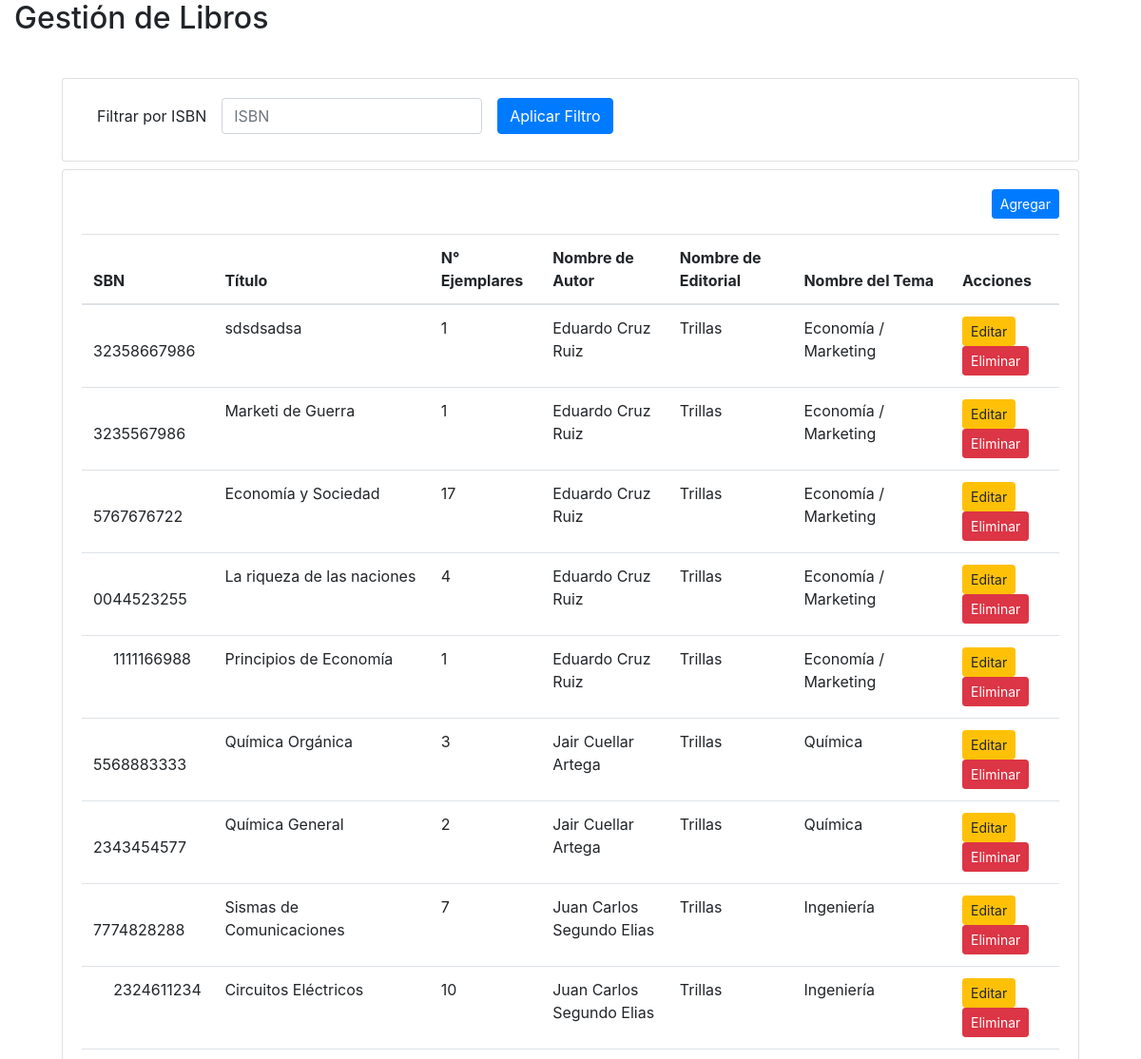
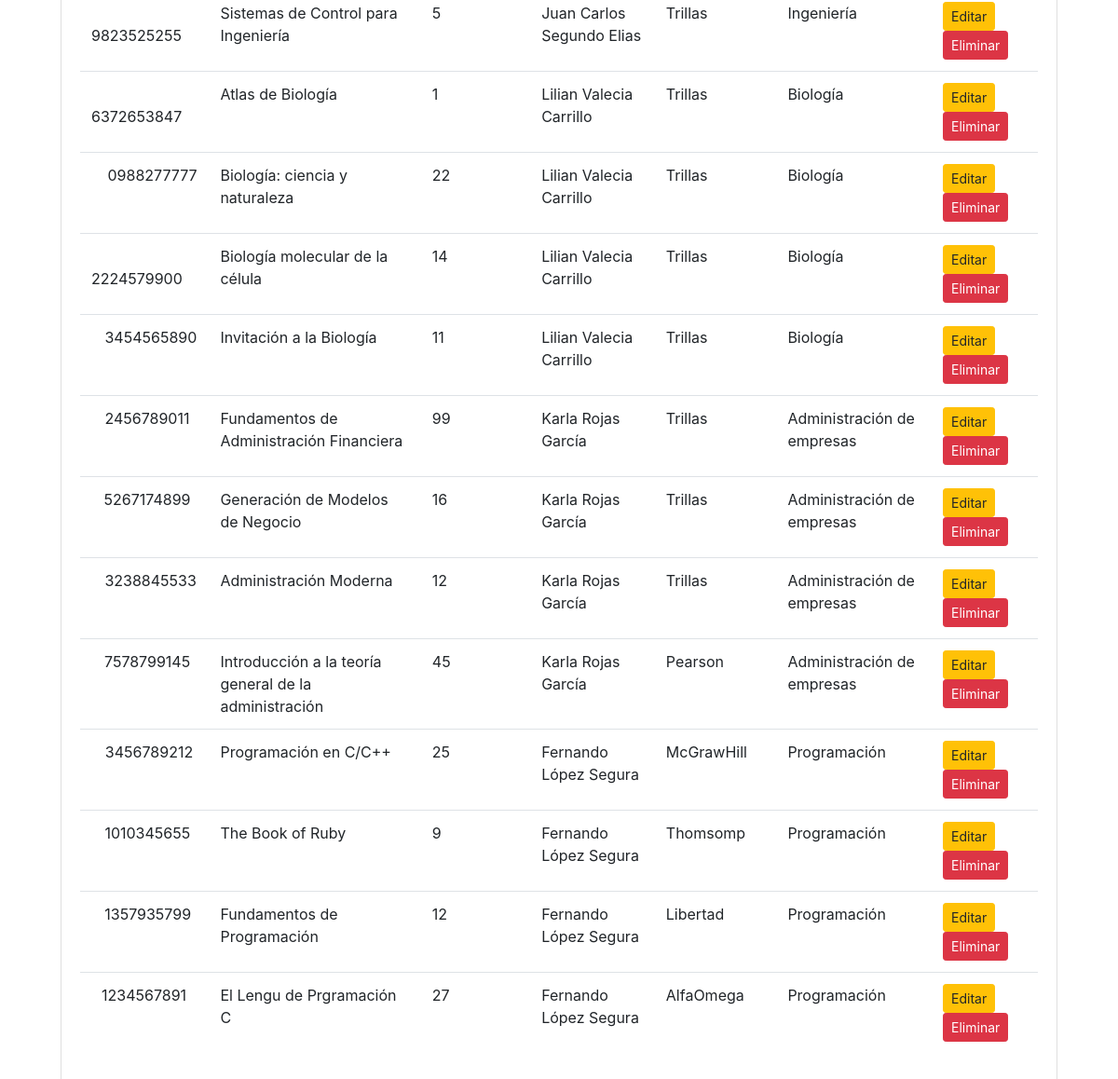
The page / on the database its author committed (2 pictures, top to bottom).
### tables this page shows
CREATE TABLE Libro
(
	idLibro          INT         NOT NULL AUTO_INCREMENT,
	ISBN             VARCHAR(20) NOT NULL UNIQUE,
	Titulo           VARCHAR(65) NOT NULL,
	NumeroEjemplares TINYINT     NOT NULL,
	idAutor          INT         NOT NULL,
	idEditorial      INT         NOT NULL,
	idTema           INT         NOT NULL,
	PRIMARY KEY (idLibro),
	FOREIGN KEY (idAutor) REFERENCES Autor (idAutor) ON DELETE CASCADE ON UPDATE CASCADE,
	FOREIGN KEY (idEditorial) REFERENCES Editorial (idEditorial) ON DELETE CASCADE ON UPDATE CASCADE,
	FOREIGN KEY (idTema) REFERENCES Tema (idTema) ON DELETE CASCADE ON UPDATE CASCADE
);

CREATE TABLE Autor
(
	idAutor     INT         NOT NULL AUTO_INCREMENT,
	NombreAutor VARCHAR(60) NOT NULL,
	PRIMARY KEY (idAutor)
);

CREATE TABLE Editorial
(
	idEditorial     INT          NOT NULL AUTO_INCREMENT,
	NombreEditorial VARCHAR(30)  NOT NULL,
	Direccion       VARCHAR(100) NOT NULL,
	Telefono        VARCHAR(15)  NOT NULL,
	PRIMARY KEY (idEditorial)
);

CREATE TABLE Tema
(
	idTema     INT         NOT NULL AUTO_INCREMENT,
	NombreTema VARCHAR(30) NOT NULL,
	PRIMARY KEY (idTema)
);

### application/controllers/Books.php (called while the page is built, shortened)
<?php
class Books extends CI_Controller
{
	public function __construct()
	{
		$this->load->model('book_model');
		$this->load->model('autor_model');
		$this->load->model('editorial_model');
		$this->load->model('tema_model');
		$this->load->model('actualizaciones_libro_model');
		$this->load->helper('url_helper');
	}
	public function index()
	{
		$q = $this->input->get('search');
		$data['books'] = $this->book_model->getAllBooks($q);
		$this->load->view('books/index', $data);
	}
}

### index.php (called while the page is built, shortened)
<?php
require_once BASEPATH.'core/CodeIgniter.php';

### application/models/Book_model.php (called while the page is built, shortened)
<?php
class Book_model extends CI_Model
{
	public function getAllBooks($q)
	{
		$this->db->select("idLibro, ISBN, Titulo, NumeroEjemplares, A.NombreAutor, E.NombreEditorial, T.NombreTema")
			->from("Libro")
			->join('Autor A ', 'A.idAutor = Libro.idAutor')
			->join('Editorial E ', 'E.idEditorial = Libro.idEditorial')
			->join('Tema T ', 'T.idTema = Libro.idTema')
			->like('ISBN', $q)
			->order_by('Libro.idLibro', 'desc');
		$query = $this->db->get();
		return $query->result();
	}
}

### application/views/books/index.php (the view, shortened to what this page needs)
<!doctype html>
<html lang="es">
<head>
	<link rel="stylesheet" href="https://cdn.jsdelivr.net/npm/bootstrap@4.6.1/dist/css/bootstrap.min.css"
>
</head>
<body>
<main>
	<div class="container-fluid">
		<header class="row mb-3">
			<div class="col-12">
				<h2>Gestión de Libros</h2>
			</div>
		</header>
		<div class="col-12">
			<div class="card-body">
				<div class="col-12 mb-3">
					<div class="card mb-2">
						<div class="card-body">
							<form class="form-inline" id="aplicarFiltro">
								<div class="form-group mx-sm-3 mb-2">
									<label for="search" class="mr-3">Filtrar por ISBN</label>
									<input type="text" class="form-control" id="search" name="search"
										   placeholder="ISBN">
								</div>
								<button type="submit" class="btn btn-primary mb-2">Aplicar Filtro</button>
							</form>
						</div>
					</div>
					<div class="card">
						<div class="card-body">
							<button class="btn btn-primary btn-sm mb-3 float-right " id="agregarLibro" type="button">
								Agregar
							</button>
							<div class="table-responsive">
								<table class="table table-hover">
									<thead>
									<tr>
										<th scope="col">SBN</th>
										<th scope="col">Título</th>
										<th scope="col">N° Ejemplares</th>
										<th scope="col">Nombre de Autor</th>
										<th scope="col">Nombre de Editorial</th>
										<th scope="col">Nombre del Tema</th>
										<th scope="col">Acciones</th>
									</tr>
									</thead>
									<tbody>
									<?php foreach ($books as $book) { ?>
										<tr>
											<td><span class="invisible"><?= $book->idLibro ?></span> <?= $book->ISBN ?>
											</td>
											<td><?= $book->Titulo ?></td>
											<td><?= $book->NumeroEjemplares ?></td>
											<td><?= $book->NombreAutor ?></td>
											<td><?= $book->NombreEditorial ?></td>
											<td><?= $book->NombreTema ?></td>
											<td>
												<button class="btn btn-warning btn-sm editar-libro" type="button">Editar
												</button>
												<button class="btn btn-danger btn-sm eliminar-libro" type="button">
													Eliminar
												</button>
											</td>
										</tr>
									<?php } ?>
									</tbody>
								</table>
							</div>
						</div>
					</div>
				</div>
			</div>
		</div>
	</div>
</main>
</body>
</html>

### rows shown on the page
libro: ISBN "32358667986", Titulo "sdsdsadsa", NumeroEjemplares "1", idAutor.NombreAutor "Eduardo Cruz Ruiz", idEditorial.NombreEditorial "Trillas", idTema.NombreTema "Economía / Marketing"
libro: ISBN "3235567986", Titulo "Marketi de Guerra", NumeroEjemplares "1", idAutor.NombreAutor "Eduardo Cruz Ruiz", idEditorial.NombreEditorial "Trillas", idTema.NombreTema "Economía / Marketing"
libro: ISBN "5767676722", Titulo "Economía y Sociedad", NumeroEjemplares "17", idAutor.NombreAutor "Eduardo Cruz Ruiz", idEditorial.NombreEditorial "Trillas", idTema.NombreTema "Economía / Marketing"
libro: ISBN "0044523255", Titulo "La riqueza de las naciones", NumeroEjemplares "4", idAutor.NombreAutor "Eduardo Cruz Ruiz", idEditorial.NombreEditorial "Trillas", idTema.NombreTema "Economía / Marketing"
libro: ISBN "1111166988", Titulo "Principios de Economía", NumeroEjemplares "1", idAutor.NombreAutor "Eduardo Cruz Ruiz", idEditorial.NombreEditorial "Trillas", idTema.NombreTema "Economía / Marketing"
libro: ISBN "5568883333", Titulo "Química Orgánica", NumeroEjemplares "3", idAutor.NombreAutor "Jair Cuellar Artega", idEditorial.NombreEditorial "Trillas", idTema.NombreTema "Química"
libro: ISBN "2343454577", Titulo "Química General", NumeroEjemplares "2", idAutor.NombreAutor "Jair Cuellar Artega", idEditorial.NombreEditorial "Trillas", idTema.NombreTema "Química"
libro: ISBN "7774828288", Titulo "Sismas de Comunicaciones", NumeroEjemplares "7", idAutor.NombreAutor "Juan Carlos Segundo Elias", idEditorial.NombreEditorial "Trillas", idTema.NombreTema "Ingeniería"
libro: ISBN "2324611234", Titulo "Circuitos Eléctricos", NumeroEjemplares "10", idAutor.NombreAutor "Juan Carlos Segundo Elias", idEditorial.NombreEditorial "Trillas", idTema.NombreTema "Ingeniería"
libro: ISBN "9823525255", Titulo "Sistemas de Control para Ingeniería", NumeroEjemplares "5", idAutor.NombreAutor "Juan Carlos Segundo Elias", idEditorial.NombreEditorial "Trillas", idTema.NombreTema "Ingeniería"
libro: ISBN "6372653847", Titulo "Atlas de Biología", NumeroEjemplares "1", idAutor.NombreAutor "Lilian Valecia Carrillo", idEditorial.NombreEditorial "Trillas", idTema.NombreTema "Biología"
libro: ISBN "0988277777", Titulo "Biología: ciencia y naturaleza", NumeroEjemplares "22", idAutor.NombreAutor "Lilian Valecia Carrillo", idEditorial.NombreEditorial "Trillas", idTema.NombreTema "Biología"
libro: ISBN "2224579900", Titulo "Biología molecular de la célula", NumeroEjemplares "14", idAutor.NombreAutor "Lilian Valecia Carrillo", idEditorial.NombreEditorial "Trillas", idTema.NombreTema "Biología"
libro: ISBN "3454565890", Titulo "Invitación a la Biología", NumeroEjemplares "11", idAutor.NombreAutor "Lilian Valecia Carrillo", idEditorial.NombreEditorial "Trillas", idTema.NombreTema "Biología"
libro: ISBN "2456789011", Titulo "Fundamentos de Administración Financiera", NumeroEjemplares "99", idAutor.NombreAutor "Karla Rojas García", idEditorial.NombreEditorial "Trillas", idTema.NombreTema "Administración de empresas"
libro: ISBN "5267174899", Titulo "Generación de Modelos de Negocio", NumeroEjemplares "16", idAutor.NombreAutor "Karla Rojas García", idEditorial.NombreEditorial "Trillas", idTema.NombreTema "Administración de empresas"
libro: ISBN "3238845533", Titulo "Administración Moderna", NumeroEjemplares "12", idAutor.NombreAutor "Karla Rojas García", idEditorial.NombreEditorial "Trillas", idTema.NombreTema "Administración de empresas"
libro: ISBN "7578799145", Titulo "Introducción a la teoría general de la administración", NumeroEjemplares "45", idAutor.NombreAutor "Karla Rojas García", idEditorial.NombreEditorial "Pearson", idTema.NombreTema "Administración de empresas"
libro: ISBN "3456789212", Titulo "Programación en C/C++", NumeroEjemplares "25", idAutor.NombreAutor "Fernando López Segura", idEditorial.NombreEditorial "McGrawHill", idTema.NombreTema "Programación"
libro: ISBN "1010345655", Titulo "The Book of Ruby", NumeroEjemplares "9", idAutor.NombreAutor "Fernando López Segura", idEditorial.NombreEditorial "Thomsomp", idTema.NombreTema "Programación"
libro: ISBN "1357935799", Titulo "Fundamentos de Programación", NumeroEjemplares "12", idAutor.NombreAutor "Fernando López Segura", idEditorial.NombreEditorial "Libertad", idTema.NombreTema "Programación"
libro: ISBN "1234567891", Titulo "El Lengu de Prgramación C", NumeroEjemplares "27", idAutor.NombreAutor "Fernando López Segura", idEditorial.NombreEditorial "AlfaOmega", idTema.NombreTema "Programación"
